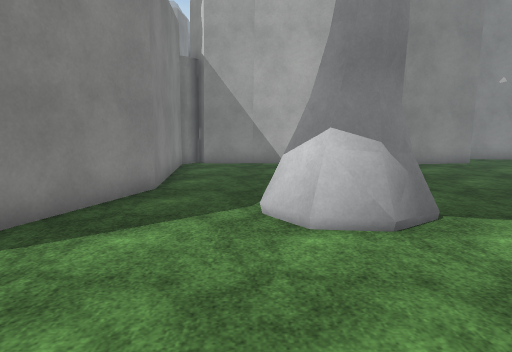
[1] (above)

13 first-person views from a walk through a 3-D level made in the Unity game engine. The camera is 1.5 m above the floor, tilts 8° down and sees 70° across. The floor is counted in squares, 1 m on a side. Each view is taken from the middle of a square. On the plan, view 1 faces up. The plan holds only what a view shows up to about 16 squares ahead; the rest is blank. The place goes on beyond the plan. The player is left out. Some animated figures are not drawn. Surface patterns are stand-ins for the level's own textures.

[2]
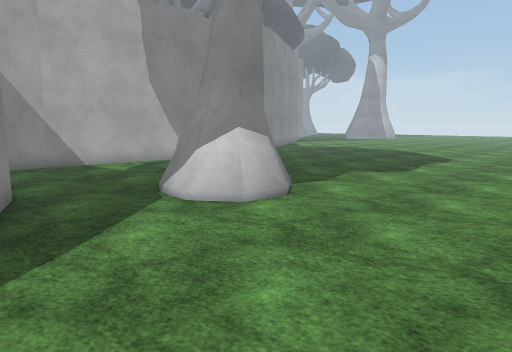

[3]
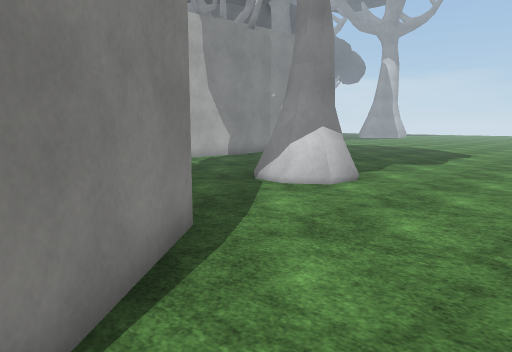

[4]
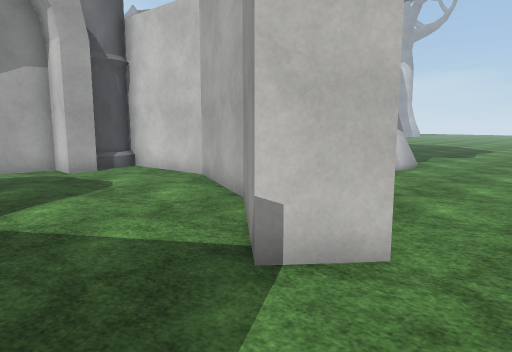

[5]
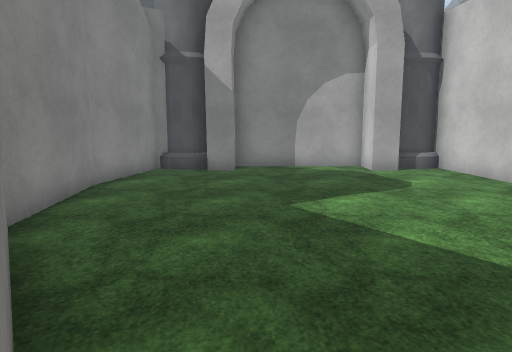

[6]
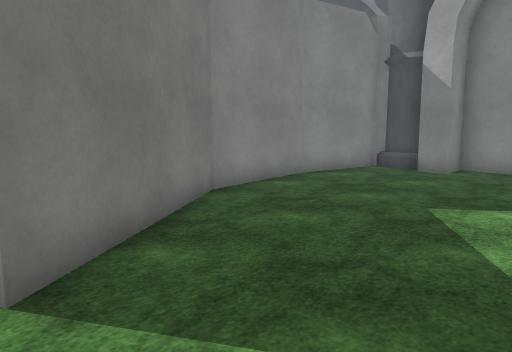

[7]
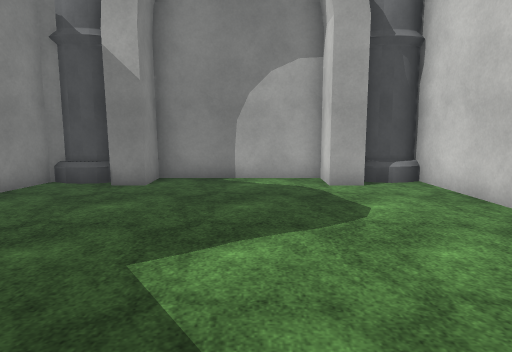

[8]
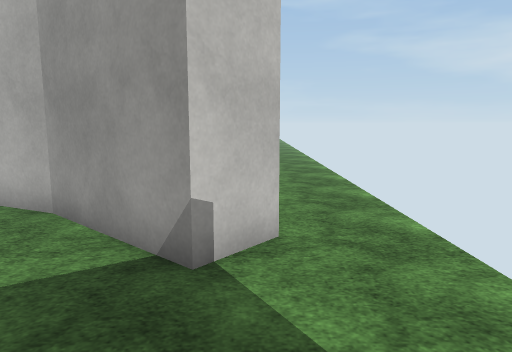

[9]
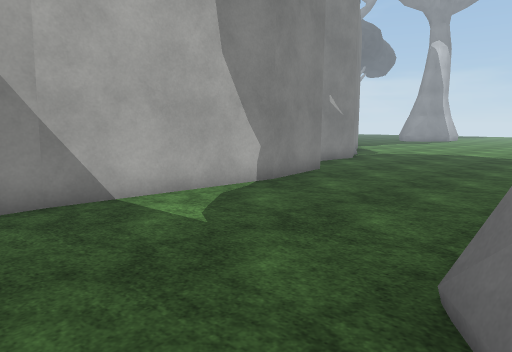

[10]
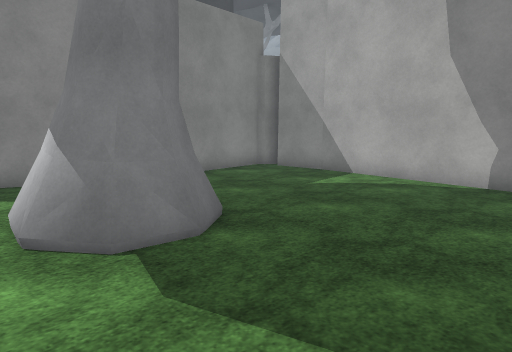

[11]
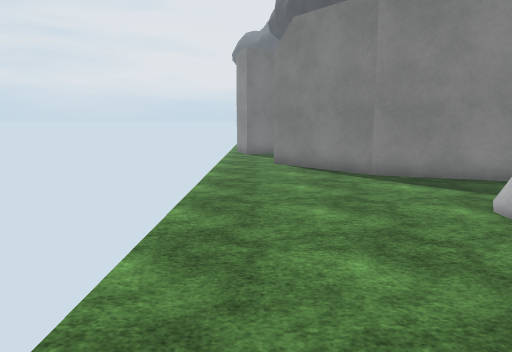

[12]
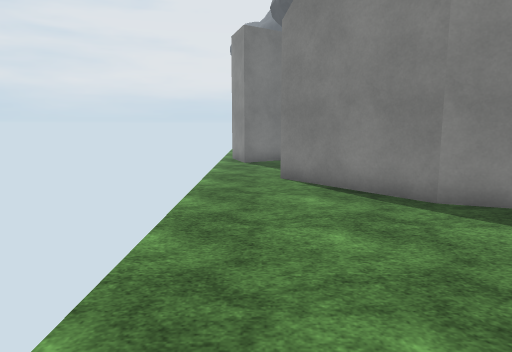

[13]
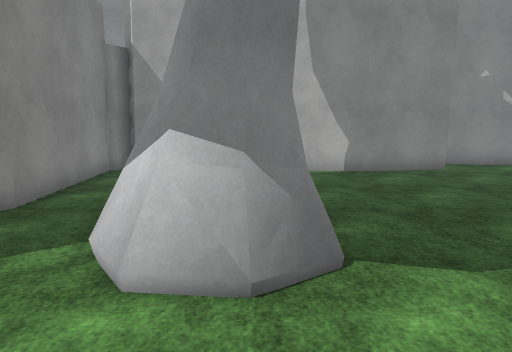

### Floor plan
Points are (right, up) in squares from view 1. A wall is a line through its corners. A room is listed if a view was taken in it or the views show most of it. See-through windows are left out.
Room 1 (views 1, 2, 3, 6, 9, 10, 11, 12, 13)
walls: (2.2, 5.4) (1, 5.5); (2.8, 6.1) (1.7, 5.3); (2.5, 6.1) (1.9, 5.6) (1.2, 5.7) (0.8, 6.3) (0.9, 7.1); (1.2, 5.3) (0.5, 6.2) (0.7, 7.3); (1.1, 5.2) (0.2, 6.3); (2, 7.7) (2.7, 6.8) (2.6, 5.7); (5.6, 13.8) (-0.1, 14.3); (0, 14.3) (-2, 14.1); (7.6, 14.1) (5.5, 13.8); (-2.8, 14) (-2.4, 8.5) (-3.9, 4.5) (-7.2, 1.7)
low walls: (2, 5.3) (1.2, 5.3); (2.8, 6.9) (2.7, 5.8) (2.2, 5.4); (2.6, 7.2) (3, 6.7) (2.9, 5.7) (2, 5.1) (0.7, 5.2); (0.1, 6) (0.3, 7.2) (1.3, 8); (0.7, 7.3) (1.3, 7.8)
ways out: opening at (-7.5, 0.5) to room 2
Room 2 (views 4, 5, 7, 8)
walls: (-5.9, 5.4) (-4.3, 9) (-4.7, 13.1); (-15.1, 9.2) (-14.7, 5.3) (-11.4, 0.6) (-13.2, 0); (-7.2, 1.7) (-8.4, 2.7) (-5.9, 5.5); (-6.2, 12) (-7.2, 12) (-7.2, 13.2) (-11.7, 13.2) (-11.7, 12) (-12.6, 12); (-13.4, 12.5) (-13.9, 12.6); (-14, 12.7) (-14.4, 12.5) (-15.1, 9); (-5.4, 12.6) (-5.8, 12.7); (-5.1, 12.7) (-5.6, 12.6) (-6.1, 12.9)
ways out: opening at (-7.5, 0.5) to room 1

Where each view was taken, in squares from view 1:
view 1: 0 up, 0 right, facing up
view 2: 0 up, 4 left, facing up-right
view 3: 0 up, 7 left, facing up-right
view 4: 0 up, 11 left, facing up-right
view 5: 0 up, 11 left, facing up
view 6: 0 up, 8 left, facing up-left
view 7: 3 up, 9 left, facing up
view 8: 2 up, 12 left, facing right
view 9: 7 up, 2 left, facing up-right
view 10: 4 up, 7 right, facing up-left
view 11: 1 up, 7 right, facing left
view 12: 1 up, 3 right, facing left
view 13: 2 up, 2 right, facing up
